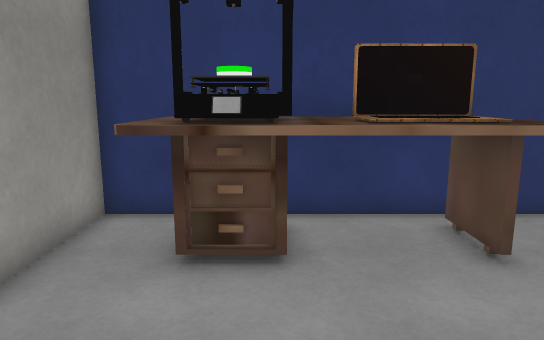
[1] (above)

12 first-person views from a walk through a scene from a Unity 3-D project. The camera is 1.3 m above the floor, tilts 10° down and sees 70° across. The floor is counted in squares, 0.5 m on a side. Each view is taken from the middle of a square. On the plan, view 1 faces up. The plan holds only what a view shows up to about 20 squares ahead; the rest is blank. The place goes on beyond the plan. The player character is not drawn. Some surface patterns are stand-ins.

[2]
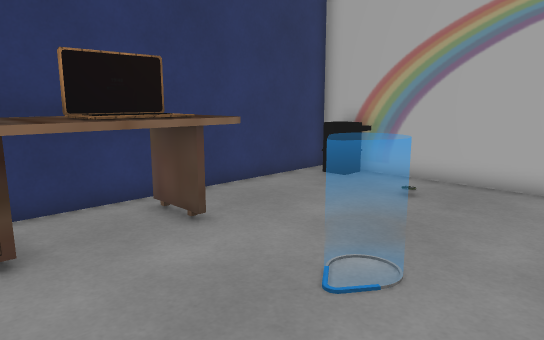

[3]
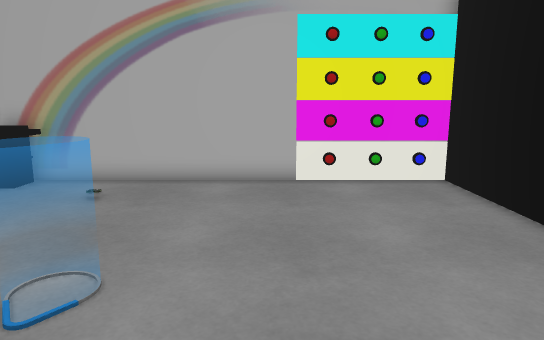

[4]
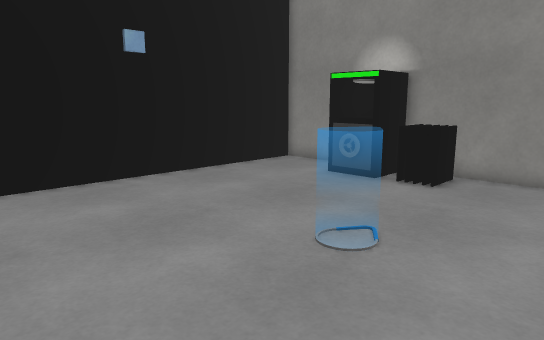

[5]
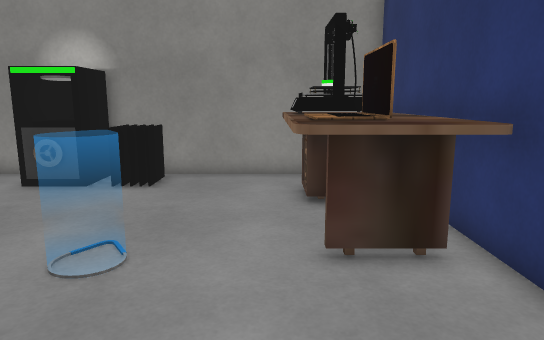

[6]
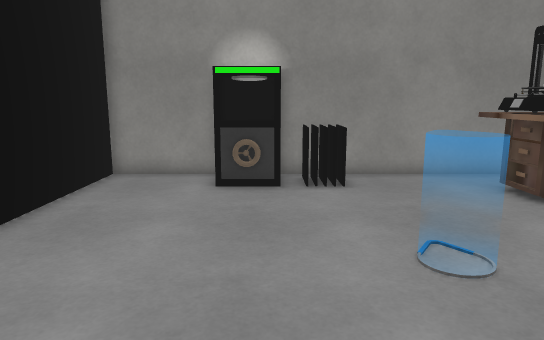

[7]
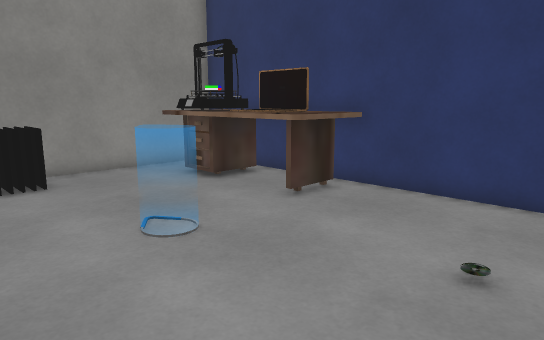

[8]
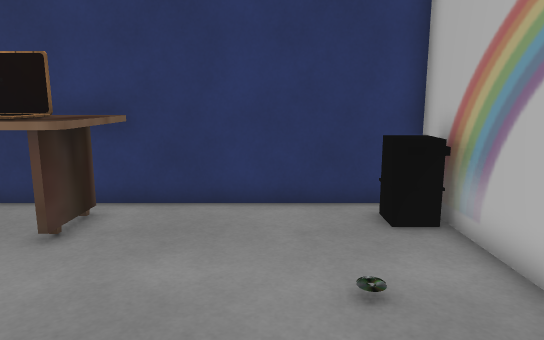

[9]
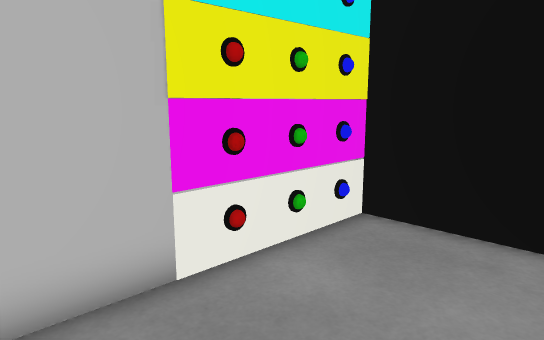

[10]
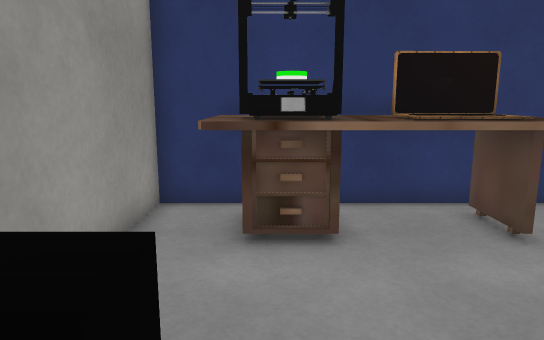

[11]
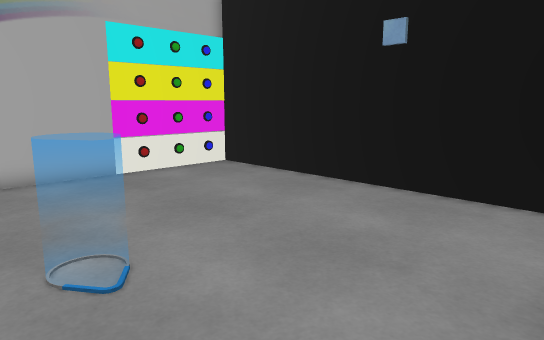

[12]
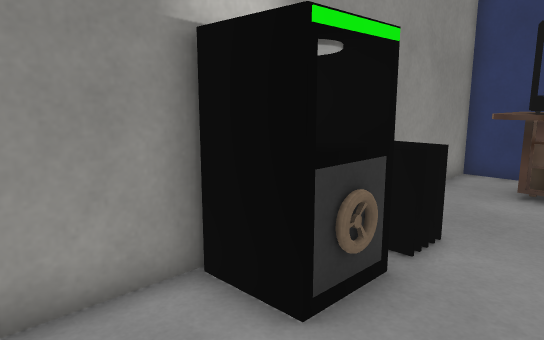

### Floor plan
Points are (right, up) in squares from view 1. A wall is a line through its corners. A room is listed if a view was taken in it or the views show most of it. See-through windows are left out.
Room 1 (views 1, 2, 3, 4, 5, 6, 7, 8, 9, 10, 11, 12)
walls: (11.8, -2.5) (11.8, 8.8) (-3.9, 8.8) (-3.9, -0.9); (-3.9, -2.5) (-3.9, -6.8) (11.8, -6.8); (11.8, -5.5) (11.8, -4.4)
objects: other object (-3, -3) to (-2, -1); other object (-3, 0) to (-2, 0); other object (-3, 1) to (-2, 1); other object (-2, 5) to (5, 8); other object (3, 2) to (4, 2); other object (11, 6) to (11, 7)

Where each view was taken, in squares from view 1:
view 1: 0 up, 0 right, facing up
view 2: 1 down, 1 left, facing up-right
view 3: 1 down, 1 left, facing right
view 4: 6 up, 10 right, facing down-left
view 5: 5 up, 10 right, facing left
view 6: 1 down, 10 right, facing left
view 7: 2 down, 11 right, facing up-left
view 8: 1 down, 8 right, facing up
view 9: 1 up, 7 right, facing down-right
view 10: 1 down, 1 left, facing up
view 11: 4 up, 2 left, facing down-right
view 12: 6 down, 1 right, facing up-left
